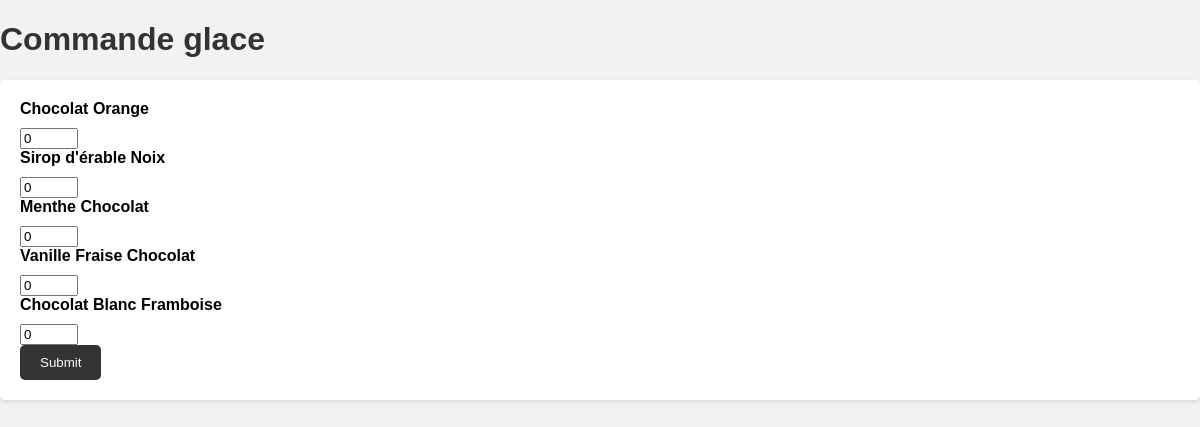
The page / on the database its author committed.
### glacier/models.py (models this page shows, shortened)
class Flavor(models.Model):
    name = models.CharField(max_length=255)
    price_per_scoop = models.DecimalField(max_digits=5, decimal_places=2)
    quantity_available = models.IntegerField(default=40)
    image = models.ImageField(upload_to="images/")

### glacier/views.py (the view, shortened to what this page needs)
# urls.py: path('', create_order, name='create_order'),
def create_order(request):
    flavors = Flavor.objects.all()
    template = loader.get_template("glacier/create_order.html")
    context = {"flavors": flavors}
    return HttpResponse(template.render(context, request))

### glacier/templates/glacier/create_order.html (shortened to what this page needs)
<!DOCTYPE html>
<html>
<head>
</head>
<body>
    <h1>Commande glace</h1>
    <form method="post" action="{% url 'create_order' %}">
        {% for flavor in flavors %}
        <div>
            <label for="{{ flavor.id }}">{{ flavor.name }}</label>
            <input type="number" name="{{ flavor.id }}" value="0" min="0" />
        </div>
        {% endfor %}
        <button type="submit">Submit</button>
    </form>
</body>
</html>

### glacier/templates/glacier/create_order.html (style rules this page uses)
body { font-family: Arial, sans-serif; background-color: #f2f2f2; margin: 0; padding: 0; }
h1 { color: #333; }
form { margin-top: 20px; background-color: #fff; padding: 20px; border-radius: 5px; box-shadow: 0 2px 5px rgba(0, 0, 0, 0.1); }
label { display: block; margin-bottom: 10px; font-weight: bold; }
input[type="number"] { width: 50px; }
button[type="submit"] { padding: 10px 20px; background-color: #333; color: #fff; border: none; border-radius: 5px; cursor: pointer; }

### rows shown on the page
Flavor: name "Chocolat Orange"
Flavor: name "Sirop d'érable Noix"
Flavor: name "Menthe Chocolat"
Flavor: name "Vanille Fraise Chocolat"
Flavor: name "Chocolat Blanc Framboise"
